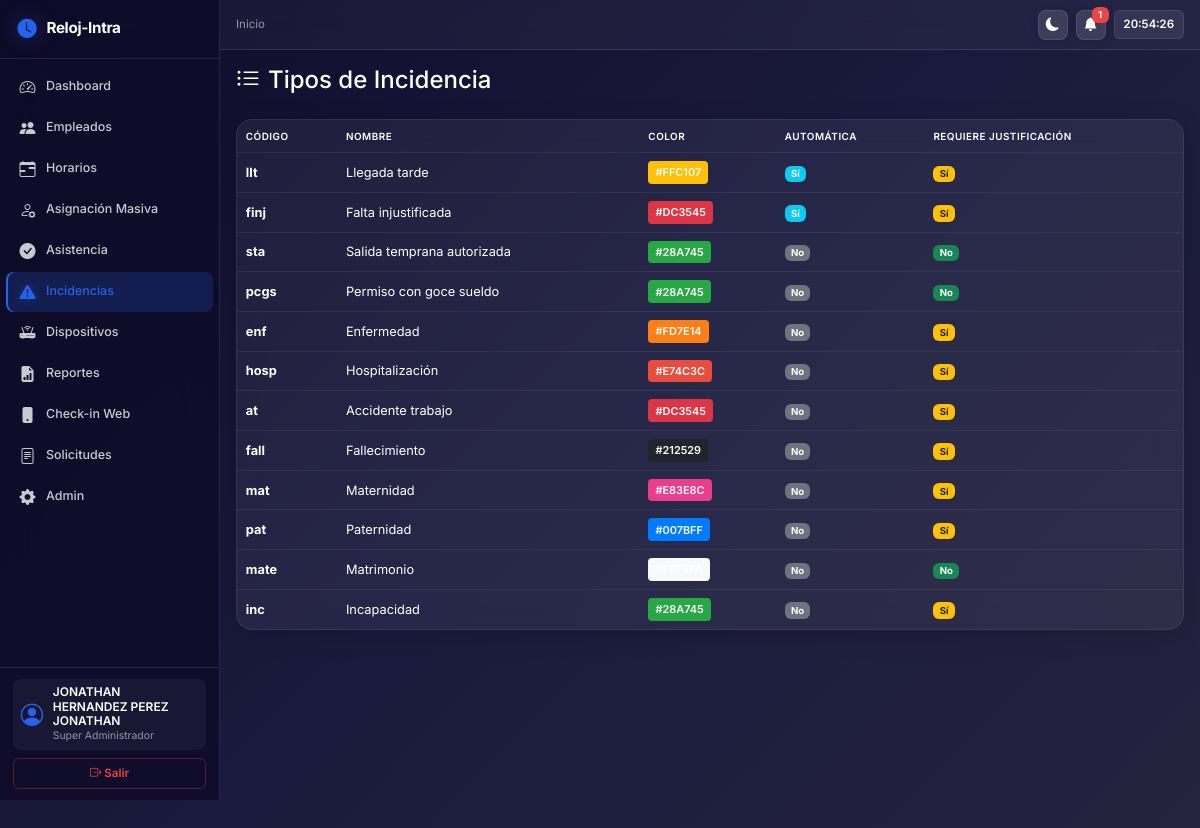
/incidencias/tipos/ (signed in), run on the app's committed database.
### apps/cuentas/models.py (models this page shows, shortened)
class Usuario(AbstractUser):
    ROLES = [
        ('normal', 'Normal'),
        ('admin', 'Administrador'),
        ('superadmin', 'Super Administrador'),
    ]
    rol = models.CharField('Rol', max_length=20, choices=ROLES, default='normal')
    debe_cambiar_password = models.BooleanField('Debe cambiar contraseña', default=False)
    class Meta:
        verbose_name = 'Usuario'
        verbose_name_plural = 'Usuarios'
        db_table = 'usuarios'

### apps/incidencias/models.py (models this page shows, shortened)
class TipoIncidencia(models.Model):
    codigo = models.CharField('Código', max_length=20, unique=True)
    nombre = models.CharField('Nombre', max_length=100)
    descripcion = models.TextField('Descripción', blank=True, default='')
    color = models.CharField('Color (hex)', max_length=7, default='#FF0000',
                             help_text='Color en formato #RRGGBB')
    icono = models.CharField('Icono', max_length=50, blank=True, default='',
                             help_text='Clase de icono de Bootstrap')
    es_automatica = models.BooleanField('Es automática', default=False,
        help_text='Si es detectada automáticamente por el sistema (llt, finj)')
    requiere_justificacion = models.BooleanField('Requiere justificación', default=True)
    orden = models.PositiveIntegerField('Orden', default=0)
    class Meta:
        verbose_name = 'Tipo de incidencia'
        verbose_name_plural = 'Tipos de incidencia'
        db_table = 'tipos_incidencia'
        ordering = ['orden', 'codigo']

### apps/incidencias/views.py (the view)
# urls.py: path('tipos/', views.lista_tipos, name='lista-tipos'),
@login_required
@staff_member_required
def lista_tipos(request):
    tipos = TipoIncidencia.objects.all().order_by('orden', 'codigo')
    return render(request, 'incidencias/tipos.html', {'tipos': tipos})

### templates/incidencias/tipos.html (shortened to what this page needs)
{% extends 'base.html' %}
{% block content %}
<h4 class="mb-4"><i class="bi bi-list-ul me-2"></i>Tipos de Incidencia</h4>
<div class="card">
    <div class="card-body p-0">
        <table class="table table-hover mb-0">
            <thead>
                <tr><th>Código</th><th>Nombre</th><th>Color</th><th>Automática</th><th>Requiere Justificación</th></tr>
            </thead>
            <tbody>
                {% for t in tipos %}
                <tr>
                    <td><strong>{{ t.codigo }}</strong></td>
                    <td>{{ t.nombre }}</td>
                    <td><span class="incidencia-badge" style="background:{{ t.color }};color:#fff">{{ t.color }}</span></td>
                    <td>{% if t.es_automatica %}<span class="badge bg-info">Sí</span>{% else %}<span class="badge bg-secondary">No</span>{% endif %}</td>
                    <td>{% if t.requiere_justificacion %}<span class="badge bg-warning text-dark">Sí</span>{% else %}<span class="badge bg-success">No</span>{% endif %}</td>
                </tr>
                {% endfor %}
            </tbody>
        </table>
    </div>
</div>
{% endblock %}

### templates/base.html (shortened to what this page needs)
<!DOCTYPE html>
<html lang="es-mx">
<head>
    <link href="https://cdn.jsdelivr.net/npm/bootstrap@5.3.3/dist/css/bootstrap.min.css" rel="stylesheet">
    <link rel="stylesheet" href="https://cdn.jsdelivr.net/npm/bootstrap-icons@1.11.3/font/bootstrap-icons.min.css">
    <link href="https://unpkg.com/aos@2.3.1/dist/aos.css" rel="stylesheet">
    <link rel="stylesheet" href="/static/css/style.css">
</head>
<body>
    {% if user.is_authenticated %}
    <nav class="sidebar" id="sidebar" {% if not request.resolver_match.url_name == 'login' %}data-aos="fade-right" data-aos-duration="600"{% endif %}>
        <div class="sidebar-header">
            <i class="bi bi-clock-fill"></i>
            <span class="sidebar-brand">Reloj-Intra</span>
        </div>
        <ul class="nav flex-column flex-grow-1">
            <li class="nav-item">
                <a class="nav-link {% if request.resolver_match.url_name == 'dashboard' %}active{% endif %}" href="{% url 'dashboard' %}">
                    <i class="bi bi-speedometer2"></i>
                    <span>Dashboard</span>
                </a>
            </li>
            {% if user.rol != 'normal' %}
            <li class="nav-item">
                <a class="nav-link {% if 'empleados' in request.path %}active{% endif %}" href="{% url 'lista-empleados' %}">
                    <i class="bi bi-people-fill"></i>
                    <span>Empleados</span>
                </a>
            </li>
            <li class="nav-item">
                <a class="nav-link {% if 'horarios' in request.path %}active{% endif %}" href="{% url 'lista-horarios' %}">
                    <i class="bi bi-calendar-range"></i>
                    <span>Horarios</span>
                </a>
            </li>
            <li class="nav-item">
                <a class="nav-link {% if 'asignacion-masiva' in request.path %}active{% endif %}" href="{% url 'asignacion-masiva' %}">
                    <i class="bi bi-person-gear"></i>
                    <span>Asignación Masiva</span>
                </a>
            </li>
            <li class="nav-item">
                <a class="nav-link {% if 'asistencia' in request.path %}active{% endif %}" href="{% url 'buscar-asistencia' %}">
                    <i class="bi bi-check-circle-fill"></i>
                    <span>Asistencia</span>
                </a>
            </li>
            <li class="nav-item">
                <a class="nav-link {% if 'incidencias' in request.path %}active{% endif %}" href="{% url 'lista-incidencias' %}">
                    <i class="bi bi-exclamation-triangle-fill"></i>
                    <span>Incidencias</span>
                </a>
            </li>
            <li class="nav-item">
                <a class="nav-link {% if 'dispositivos' in request.path %}active{% endif %}" href="{% url 'lista-dispositivos' %}">
                    <i class="bi bi-router-fill"></i>
                    <span>Dispositivos</span>
                </a>
            </li>
            <li class="nav-item">
                <a class="nav-link {% if 'reportes' in request.path %}active{% endif %}" href="{% url 'lista-reportes' %}">
                    <i class="bi bi-file-earmark-bar-graph-fill"></i>
                    <span>Reportes</span>
                </a>
            </li>
            {% endif %}
            <li class="nav-item">
                <a class="nav-link {% if 'registro' in request.path %}active{% endif %}" href="{% url 'checkin' %}">
                    <i class="bi bi-phone-fill"></i>
                    <span>Check-in Web</span>
                </a>
            </li>
            <li class="nav-item">
                <a class="nav-link {% if 'solicitudes' in request.path %}active{% endif %}" href="{% url 'lista-solicitudes' %}">
                    <i class="bi bi-file-text"></i>
                    <span>Solicitudes</span>
                </a>
            </li>
            {% if user.rol == 'superadmin' or user.is_superuser %}
            <li class="nav-item">
                <a class="nav-link" href="{% url 'admin:index' %}" target="_blank">
                    <i class="bi bi-gear-fill"></i>
                    <span>Admin</span>
                </a>
            </li>
            {% endif %}
        </ul>
        <div class="sidebar-footer">
            <div class="user-info mb-2">
                <i class="bi bi-person-circle"></i>
                <div>
                    <div class="user-name">{{ user.get_full_name|default:user.username }}</div>
                    <div class="user-rol">{{ user.get_rol_display }}</div>
                </div>
            </div>
            <form method="post" action="{% url 'logout' %}">
                <button type="submit" class="btn btn-outline-danger w-100">
                    <i class="bi bi-box-arrow-right"></i> Salir
                </button>
            </form>
        </div>
    </nav>
    <header class="topbar" id="topbar">
        <div class="topbar-left">
            <nav aria-label="breadcrumb">
                <ol class="breadcrumb">
                    <li class="breadcrumb-item"><a href="{% url 'dashboard' %}" style="color: var(--text-muted); text-decoration: none;">Inicio</a></li>
                </ol>
            </nav>
        </div>
        <div class="topbar-right">
            <button class="topbar-btn" onclick="toggleTheme()" title="Cambiar tema">
                <i class="bi bi-moon-fill" id="theme-icon"></i>
            </button>
            <div class="dropdown">
                <button class="topbar-btn position-relative" id="notif-bell" type="button" data-bs-toggle="dropdown" aria-expanded="false">
                    <i class="bi bi-bell-fill"></i>
                    <span class="badge d-none" id="notif-count">0</span>
                </button>
            </div>
            <div class="topbar-clock" id="topbar-clock">--:--:--</div>
        </div>
    </header>
    <main class="main-content" id="mainContent">
    {% else %}
        <div class="container">
    {% endif %}
        {% block content %}{% endblock %}
    {% if user.is_authenticated %}
    </main>
    {% else %}
    </div>
    {% endif %}
</body>
</html>

### data on the page
Usuario: get_full_name "JONATHAN HERNANDEZ PEREZ JONATHAN", rol "Super Administrador"
TipoIncidencia: codigo "llt", nombre "Llegada tarde", color "#FFC107", es_automatica "Sí", requiere_justificacion "Sí"
TipoIncidencia: codigo "finj", nombre "Falta injustificada", color "#DC3545", es_automatica "Sí", requiere_justificacion "Sí"
TipoIncidencia: codigo "sta", nombre "Salida temprana autorizada", color "#28A745", es_automatica "No", requiere_justificacion "No"
TipoIncidencia: codigo "pcgs", nombre "Permiso con goce sueldo", color "#28A745", es_automatica "No", requiere_justificacion "No"
TipoIncidencia: codigo "enf", nombre "Enfermedad", color "#FD7E14", es_automatica "No", requiere_justificacion "Sí"
TipoIncidencia: codigo "hosp", nombre "Hospitalización", color "#E74C3C", es_automatica "No", requiere_justificacion "Sí"
TipoIncidencia: codigo "at", nombre "Accidente trabajo", color "#DC3545", es_automatica "No", requiere_justificacion "Sí"
TipoIncidencia: codigo "fall", nombre "Fallecimiento", color "#212529", es_automatica "No", requiere_justificacion "Sí"
TipoIncidencia: codigo "mat", nombre "Maternidad", color "#E83E8C", es_automatica "No", requiere_justificacion "Sí"
TipoIncidencia: codigo "pat", nombre "Paternidad", color "#007BFF", es_automatica "No", requiere_justificacion "Sí"
TipoIncidencia: codigo "mate", nombre "Matrimonio", es_automatica "No", requiere_justificacion "No"
TipoIncidencia: codigo "inc", nombre "Incapacidad", color "#28A745", es_automatica "No", requiere_justificacion "Sí"
